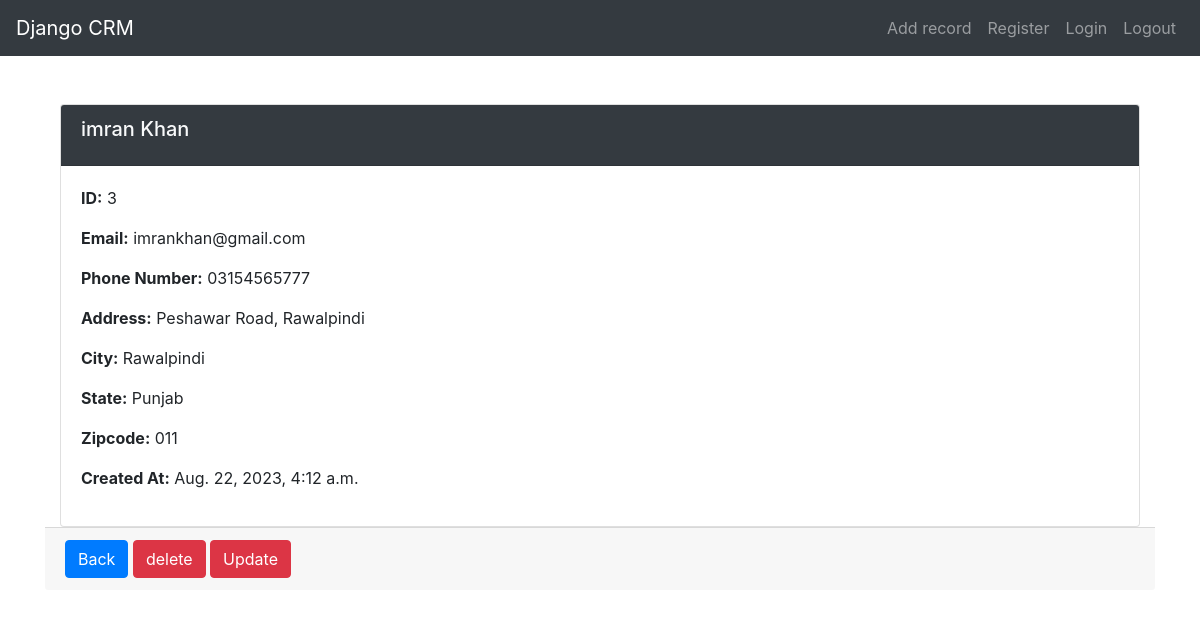
Screenshot of /record/3 (signed in) with the database file from the repository.
### webapp1/models.py (models this page shows, shortened)
class Record(models.Model):
    created_at = models.DateTimeField(auto_now_add=True)
    first_name = models.CharField(max_length=100)
    last_name = models.CharField(max_length=100)
    phone_number = models.CharField(max_length=100)
    email = models.EmailField(max_length=100)
    address = models.CharField(max_length=100)
    city = models.CharField(max_length=100)
    state = models.CharField(max_length=100)
    zipcode = models.CharField(max_length=100)

### webapp1/views.py (the view)
# urls.py: path('record/<int:pk>', views.user_record, name='record'),
def user_record(request, pk):
    if request.user.is_authenticated:
        record = Record.objects.get(id=pk)
        return render(request, 'record.html', {'record': record})
    else:
        messages.success(request, 'Please login to view this page.')
        return redirect('login')

### webapp1/templates/record.html (shortened to what this page needs)
{% extends 'base.html' %}
{% block content %}
<div class="container mt-5">
    <div class="card">
        <div class="card-header bg-dark text-light">
            <h5 class="card-title">{{record.first_name}}
                {{record.last_name}}
            </h5>
        </div>
        <div class="card-body">
            <p><strong>ID:</strong> {{record.id}}</p>
            <p><strong>Email:</strong> {{record.email}}</p>
            <p><strong>Phone Number:</strong> {{record.phone_number}}</p>
            <p><strong>Address:</strong> {{record.address}}</p>
            <p><strong>City:</strong> {{record.city}}</p>
            <p><strong>State:</strong> {{record.state}}</p>
            <p><strong>Zipcode:</strong> {{record.zipcode}}</p>
            <p><strong>Created At:</strong> {{record.created_at}}</p>
        </div>
    </div>
</div>
<div class="card-footer">
    <a href="{% url 'home' %}" class="btn btn-primary">Back</a>
    <a href="{% url 'delete_record' record.id %}" class="btn btn-danger">delete</a>
    <a href="{% url 'update_record' record.id %}" class="btn btn-danger">Update</a>
</div>
</div>
{% endblock %}

### rows the page displays
Record: first_name "imran", last_name "Khan", id "3", email "imrankhan@gmail.com", phone_number "03154565777", address "Peshawar Road, Rawalpindi", city "Rawalpindi", state "Punjab", zipcode "011", created_at "Aug. 22, 2023, 4:12 a.m."
